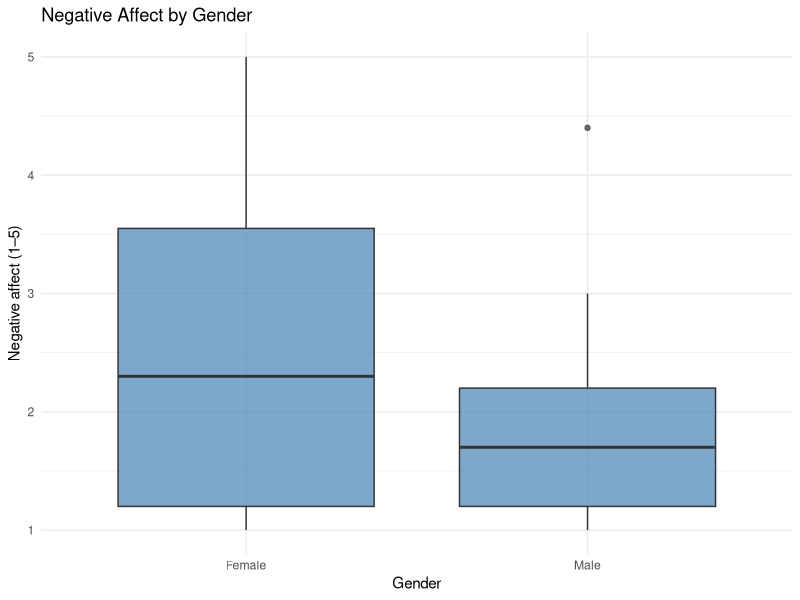

The R script that drew this image:
## ---- chunk 1
library(tidyverse)
library(haven)

studydata_raw <- read_sav("AI Purpose Questions and Plan Clarity Study.sav") %>% 
  as_tibble()
## ---- chunk 2
studydata_emotion <- studydata_raw %>% 
  transmute(
    id           = ID,
    condition    = condition,         
    neg_affect   = NegAff_Mean
  )
## ---- chunk 3
gender_demo <- studydata_raw %>% 
  transmute(
    id     = ID,
    gender = Gender
  )

classyear_demo <- studydata_raw %>% 
  transmute(
    id         = ID,
    class_year = Study_Year
  )

age_demo <- studydata_raw %>% 
  transmute(
    id  = ID,
    age = Age
  )
## ---- chunk 4
studydata_emotion_demo <- studydata_emotion %>% 
  left_join(gender_demo,    by = "id") %>% 
  left_join(classyear_demo, by = "id") %>% 
  left_join(age_demo,       by = "id")
## ---- chunk 5
overall_distress_summary <- studydata_emotion_demo %>% 
  summarise(
    n        = n(),
    mean     = mean(neg_affect),
    sd       = sd(neg_affect),
    min      = min(neg_affect),
    max      = max(neg_affect)
  )
## ---- chunk 6
gender_distress_summary <- studydata_emotion_demo %>% 
  group_by(gender) %>% 
  summarise(
    n    = n(),
    mean = mean(neg_affect),
    sd   = sd(neg_affect),
    .groups = "drop"
  )
## ---- chunk 7
classyear_distress_summary <- studydata_emotion_demo %>% 
  group_by(class_year) %>% 
  summarise(
    n    = n(),
    mean = mean(neg_affect),
    sd   = sd(neg_affect),
    .groups = "drop"
  )
## ---- chunk 8
combined_distress_summary <- bind_rows(
  overall_distress_summary %>% 
    mutate(
      grouping = "overall",
      level    = "all"
    ),
  gender_distress_summary %>% 
    mutate(
      grouping = "gender",
      level    = as.character(gender)
    ) %>% 
    select(grouping, level, n, mean, sd),
  classyear_distress_summary %>% 
    mutate(
      grouping = "class_year",
      level    = as.character(class_year)
    ) %>% 
    select(grouping, level, n, mean, sd)
) %>% 
  relocate(grouping, level)
## ---- chunk 9
p_distress_gender <- ggplot(studydata_emotion_demo,
                            aes(x = gender, y = neg_affect)) +
  geom_boxplot(fill = "steel blue", alpha = 0.7) +
  labs(
    title = "Negative Affect by Gender",
    x     = "Gender",
    y     = "Negative affect (1–5)"
  ) +
  theme_minimal()

p_distress_gender
